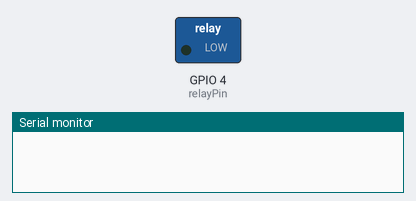
The sketch below on a simulated ESP32. Shown: switched loads named in the sketch (green lamp = pin HIGH), the last lines printed to the serial monitor. WiFi joins after 1.5 s; servers stay silent unless stated; network time is answered at once with the bench clock; the local clock reads 2024-03-15 10:24:30 at power-on unless the sketch sets it.

Above: at 0.1 s.
At 2.1 s:
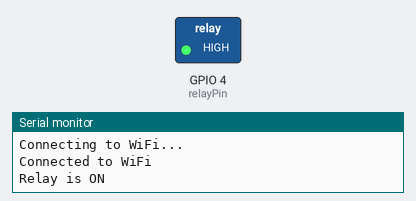
Timing chart, 0 to 3.6 s (numbered marks = the images above):
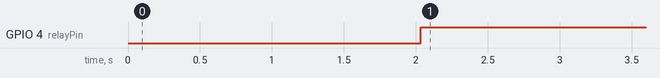

Measured:
- by itself, GPIO 4 (relayPin): LOW → HIGH at 2.0 s

The sketch:

LightControlDlabGreenhouse.ino
```cpp
#include <WiFi.h>
#include <NTPClient.h>
#include <WiFiUdp.h>

// Replace with your network credentials
const char *ssid = "DemonstratorLab";
const char *password = "10000ways";

// Define NTP client to get time
WiFiUDP ntpUDP;
NTPClient timeClient(ntpUDP, "pool.ntp.org", 0, 60000); // UTC timezone, sync every 60 seconds

// Define pin for relay
const int relayPin = 4;

void setup() {
  Serial.begin(115200);

  // Connect to Wi-Fi
  WiFi.begin(ssid, password);
  while (WiFi.status() != WL_CONNECTED) {
    delay(1000);
    Serial.println("Connecting to WiFi...");
  }
  Serial.println("Connected to WiFi");

  // Initialize the relay pin as an output
  pinMode(relayPin, OUTPUT);
  digitalWrite(relayPin, LOW);  // Start with relay off

  // Initialize NTP client
  timeClient.begin();
}

void loop() {
  timeClient.update();

  // Get current hour in 24-hour format
  int currentHour = timeClient.getHours();

  // Turn relay on at 8 AM and off at 9 PM
  if (currentHour >= 8 && currentHour < 21) {  // From 8 AM to before 9 PM
    digitalWrite(relayPin, HIGH);  // Relay ON
    Serial.println("Relay is ON");
  } else {
    digitalWrite(relayPin, LOW);   // Relay OFF
    Serial.println("Relay is OFF");
  }

  delay(10000);  // Update every 10 seconds
}
```
